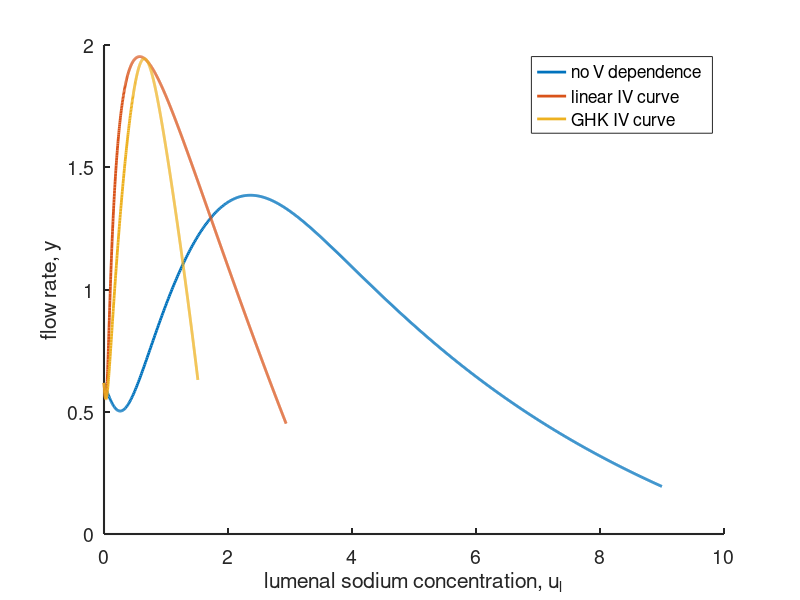

Write MATLAB code to recreate this figure.
% Fluid absorption as a function of lumenal Na concentration,
% in nondimensional variables.


clear all
close all
clc

% First reproduce the figure in the gastrointestinal chapter.

beta = 1;
gam = 10;
rho = 1;
u0 = 1;

ui = linspace(0,8,1000);
fi = (ui.^3)./(1+ui.^3) ;
ul = ui + beta*fi;

a = rho;
b = rho + ul;
c = ui - u0 + (1-gam)*beta*fi;
y = (-b + (b.^2 - 4*a*c).^0.5)./(2*a);

plot(ul,y,'LineWidth',2)
xlabel('lumenal sodium concentration, u_l')
ylabel('flow rate, y')
set(gca,'FontSize',14,'LineWidth',1.5)
box off
hold on

% Next add to the figure the curve assuming that the Na flux depends on the
## voltage, with a linear IV curve

V = -2;
ul = ui*exp(V).*exp(beta*fi);

a = rho;
b = rho + ul;
c = ui - u0 + (1-gam)*beta*fi;
y = (-b + (b.^2 - 4*a*c).^0.5)./(2*a);

plot(ul,y,'LineWidth',2)

% Finally add to the figure the curve assuming that the Na flux depends on the
## voltage, but with a GHK IV curve

V = -2;
ul = exp(V).*(ui + beta*fi./V*(1-exp(-V)));

a = rho;
b = rho + ul;
c = ui - u0 + (1-gam)*beta*fi;
y = (-b + (b.^2 - 4*a*c).^0.5)./(2*a);

plot(ul,y,'LineWidth',2)
legend('no V dependence','linear IV curve','GHK IV curve')
%xlim([0 1])

% Save the file. For convenience. You probably don't want this line.
%
% saveas(1,'../../../Math-Physiol-3rd-Edition/figures/chap_18_gastrointestinal/exercises/ex_sodium_flux2.png')
